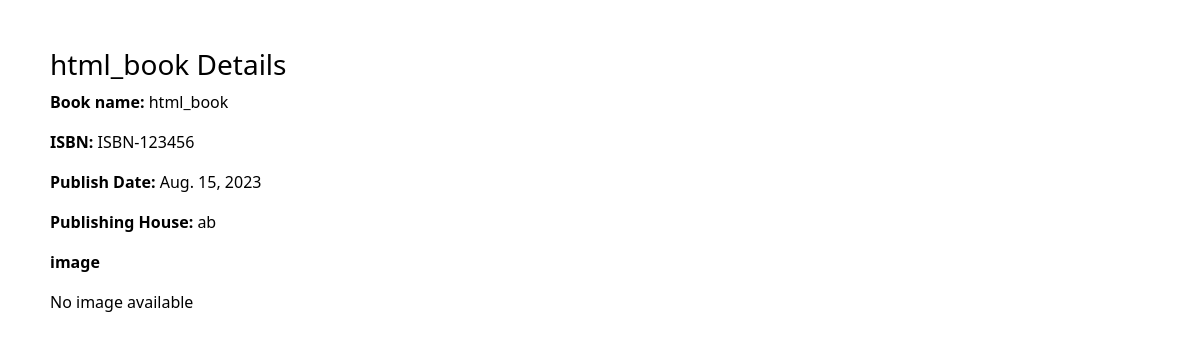
The app's page /show_details/1/ with its own data.
### book_lab/models.py (models this page shows, shortened)
class book(models.Model):
    name = models.CharField(max_length=100)
    publish_date = models.DateField()
    isbn = models.CharField(max_length=13)
    image = models.ImageField(upload_to='images/%y/%m/%d',null=True,blank=True)
    publishing_house = models.ForeignKey(publishing_house,on_delete=models.PROTECT,null=True)

class publishing_house(models.Model):
    name = models.CharField(max_length=100)
    def __str__(self):
        return self.name

### book_lab/views.py (the view)
# urls.py: path('show_details/<int:id>/',views.show_details,name='show_details' ),
def show_details(request,id):
    books = book.objects.get(id=id)
    context={
        'books':books
    }
    return render(request, 'books/book_details.html', context)

### templates/books/book_details.html (shortened to what this page needs)
{% extends 'base.html' %}
{% load static %}
{% block content %}
    <br>
    <h3>{{ books.name }} Details</h3>
    <p><strong>Book name:</strong> {{ books.name }}</p>
    <p><strong>ISBN:</strong> {{ books.isbn }}</p>
    <p><strong>Publish Date:</strong> {{ books.publish_date }}</p>
    <p><strong>Publishing House:</strong> {{ books.publishing_house }}</p>
    <p><strong>image</strong> <br>
    {% if books.image %}
        <img src="{{ books.image.url }}" alt="{{ books.name }} Image" style="max-width: 350px; margin-left: 50px; margin-top: 20px;">
    {% else %}
        <p>No image available</p>
    {% endif %}   </p>
{% endblock %}

### templates/base.html (style rules this page uses)
body { color :black; background-color:white; }

### templates/books/book_details.html (style rules this page uses)
body { margin-left: 50px; }

### records on screen
book: name "html_book", isbn "ISBN-123456", publish_date "Aug. 15, 2023", publishing_house "ab"
